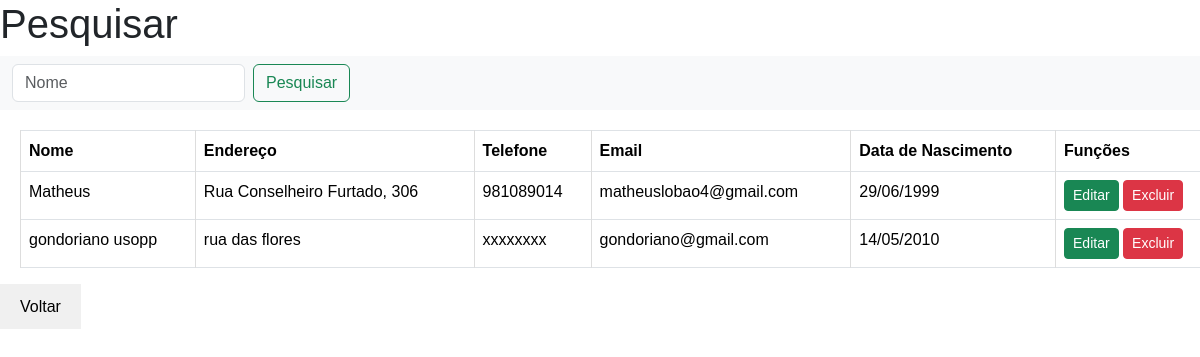
Screenshot of /pesquisa.php with the database file from the repository.
### tables this page shows
CREATE TABLE `pessoa` (
  `cod_pessoa` int(11) NOT NULL,
  `nome` varchar(200) DEFAULT NULL,
  `endereco` varchar(200) DEFAULT NULL,
  `telefone` varchar(40) DEFAULT NULL,
  `email` varchar(100) DEFAULT NULL,
  `nascimento` date DEFAULT NULL
);

### conexao.php (called while the page is built, shortened)
<?php
function mostra_data($data){
    $d= explode('-', $data);
    $escreve = $d[2] . "/" . $d[1] . "/" . $d[0];
    return $escreve;
}
?>

### pesquisa.php (the view, shortened to what this page needs)
<!doctype html>
<html lang="pt-br">
  <head>
    <link rel="stylesheet" href="style.css">
    <link href="https://cdn.jsdelivr.net/npm/bootstrap@5.3.3/dist/css/bootstrap.min.css" rel="stylesheet">
  </head>
  <body >
    <?php
        if(isset($_POST['busca'])){
            $pesquisa = $_POST['busca'];
        }   else{
            $pesquisa = "";
        }
        include("conexao.php");
        $sql = "SELECT * FROM pessoa WHERE nome LIKE :nome";
        $stmt =  $conn -> prepare($sql);
        $stmt -> bindValue(':nome', "%$pesquisa%", PDO::PARAM_STR);
        $stmt->execute();
        $dados =$stmt -> fetchAll(PDO::FETCH_ASSOC);
        ?>
        <h1>Pesquisar</h1>
        <nav class="navbar bg-body-tertiary">
  <div class="container-fluid">
    <form class="d-flex" action="pesquisa.php" method="POST">
      <input class="form-control me-2" type="search" placeholder="Nome" aria-label="Search" name="busca" autofocus>
      <button class="btn btn-outline-success" type="submit">Pesquisar</button>
    </form>
  </div>
</nav>
<table class="table table-bordered" >
  <thead>
    <tr>
      <th scope="col">Nome</th>
      <th scope="col">Endereço</th>
      <th scope="col">Telefone</th>
      <th scope="col">Email</th>
      <th scope="col">Data de Nascimento</th>
      <th scope="col">Funções</th>
    </tr>
  </thead>
  <tbody>
  <?php
    foreach($dados as $linha) {
    $cod_pessoa = $linha['cod_pessoa'];
    $nome = $linha['nome'];
    $endereco = $linha['endereco'];
    $telefone = $linha['telefone'];
    $email = $linha['email'];
    $nascimento = mostra_data($linha['nascimento']);
       echo"<tr>
       <td>$nome</td>
       <td>$endereco</td>
       <td>$telefone</td>
       <td>$email</td>
       <td>$nascimento</td>
       <td>
       <a href='editar.php?id=$cod_pessoa' class = 'btn btn-success btn-sm'>Editar</a>
       <a href='#' class='btn btn-danger btn-sm' data-bs-toggle='modal' data-bs-target='#confirma'onclick=".'"' . "pegar_dados($cod_pessoa, '$nome')".'"'.">Excluir</a>
       </td>
       </tr>";
}
?>
  </tbody>
</table>
    <button> <a href="index.php" style="text-decoration: none; color: black;">Voltar</a></button>
  </body>
</html>

### style.css (style rules this page uses)
* { font-family: Arial, Helvetica, sans-serif; margin: 0px; padding: 0; box-sizing: border-box; }
body { margin: 15px; }
button, input[type="submit"] { color: black; border: none; padding: 8px 16px; font-size: 14px; cursor: pointer; border-radius: 4px; background-color: #f0f0f0; border: none; padding: 10px 20px; cursor: pointer; }
a { text-decoration: none; color: black; }
.table-bordered { border-collapse: collapse; width: 100%; margin: 20px; }
.table-bordered th, .table-bordered td { padding: 10px 20px; border: 1px solid #ddd; }
.table-bordered th { text-align: left; background-color: #f2f2f2; }
.table-bordered tr { margin-bottom: 10px; }
.table-bordered tbody tr:nth-child(even) { background-color: #f9f9f9; }

### rows the page displays
pessoa: nome "Matheus", endereco "Rua Conselheiro Furtado, 306", telefone "981089014", email "matheuslobao4@gmail.com", nascimento "29/06/1999"
pessoa: nome "gondoriano usopp", endereco "rua das flores", telefone "xxxxxxxx", email "gondoriano@gmail.com", nascimento "14/05/2010"
